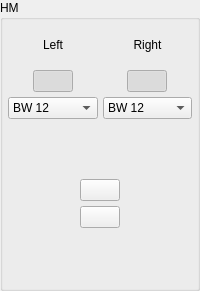
        <widget class="QGroupBox" name="groupBox_HM">
         <property name="title">
          <string>HM</string>
         </property>
         <layout class="QGridLayout" name="gridLayout_9">
          <property name="leftMargin">
           <number>5</number>
          </property>
          <property name="topMargin">
           <number>5</number>
          </property>
          <property name="rightMargin">
           <number>5</number>
          </property>
          <property name="bottomMargin">
           <number>5</number>
          </property>
          <property name="spacing">
           <number>5</number>
          </property>
          <item row="0" column="0">
           <layout class="QGridLayout" name="gridLayout_10">
            <item row="0" column="0">
             <widget class="QLabel" name="label_24">
              <property name="minimumSize">
               <size>
                <width>0</width>
                <height>40</height>
               </size>
              </property>
              <property name="maximumSize">
               <size>
                <width>16777215</width>
                <height>40</height>
               </size>
              </property>
              <property name="text">
               <string>Left</string>
              </property>
              <property name="alignment">
               <set>Qt::AlignCenter</set>
              </property>
             </widget>
            </item>
            <item row="0" column="1">
             <widget class="QLabel" name="label_25">
              <property name="minimumSize">
               <size>
                <width>0</width>
                <height>40</height>
               </size>
              </property>
              <property name="maximumSize">
               <size>
                <width>16777215</width>
                <height>40</height>
               </size>
              </property>
              <property name="text">
               <string>Right</string>
              </property>
              <property name="alignment">
               <set>Qt::AlignCenter</set>
              </property>
             </widget>
            </item>
            <item row="1" column="0" alignment="Qt::AlignHCenter">
             <widget class="QPushButton" name="pb_Filter_LSetSync_HM">
              <property name="minimumSize">
               <size>
                <width>0</width>
                <height>0</height>
               </size>
              </property>
              <property name="focusPolicy">
               <enum>Qt::NoFocus</enum>
              </property>
              <property name="text">
               <string/>
              </property>
              <property name="checkable">
               <bool>true</bool>
              </property>
              <property name="checked">
               <bool>true</bool>
              </property>
             </widget>
            </item>
            <item row="1" column="1" alignment="Qt::AlignHCenter">
             <widget class="QPushButton" name="pb_Filter_RSetSync_HM">
              <property name="minimumSize">
               <size>
                <width>0</width>
                <height>0</height>
               </size>
              </property>
              <property name="focusPolicy">
               <enum>Qt::NoFocus</enum>
              </property>
              <property name="text">
               <string/>
              </property>
              <property name="checkable">
               <bool>true</bool>
              </property>
              <property name="checked">
               <bool>true</bool>
              </property>
             </widget>
            </item>
            <item row="2" column="0">
             <widget class="QComboBox" name="cb_Filter_L_HM">
              <property name="focusPolicy">
               <enum>Qt::NoFocus</enum>
              </property>
              <property name="currentIndex">
               <number>5</number>
              </property>
              <property name="maxVisibleItems">
               <number>30</number>
              </property>
              <item>
               <property name="text">
                <string>L-R 12</string>
               </property>
              </item>
              <item>
               <property name="text">
                <string>L-R 24</string>
               </property>
              </item>
              <item>
               <property name="text">
                <string>L-R 36</string>
               </property>
              </item>
              <item>
               <property name="text">
                <string>L-R 48</string>
               </property>
              </item>
              <item>
               <property name="text">
                <string>BW 6</string>
               </property>
              </item>
              <item>
               <property name="text">
                <string>BW 12</string>
               </property>
              </item>
              <item>
               <property name="text">
                <string>BW 18</string>
               </property>
              </item>
              <item>
               <property name="text">
                <string>BW 24</string>
               </property>
              </item>
              <item>
               <property name="text">
                <string>BW 30</string>
               </property>
              </item>
              <item>
               <property name="text">
                <string>BW 36</string>
               </property>
              </item>
              <item>
               <property name="text">
                <string>BW 42</string>
               </property>
              </item>
              <item>
               <property name="text">
                <string>BW 48</string>
               </property>
              </item>
             </widget>
            </item>
            <item row="2" column="1">
             <widget class="QComboBox" name="cb_Filter_R_HM">
              <property name="focusPolicy">
               <enum>Qt::NoFocus</enum>
              </property>
              <property name="currentIndex">
               <number>5</number>
              </property>
              <property name="maxVisibleItems">
               <number>30</number>
              </property>
              <item>
               <property name="text">
                <string>L-R 12</string>
               </property>
              </item>
              <item>
               <property name="text">
                <string>L-R 24</string>
               </property>
              </item>
              <item>
               <property name="text">
                <string>L-R 36</string>
               </property>
              </item>
              <item>
               <property name="text">
                <string>L-R 48</string>
               </property>
              </item>
              <item>
               <property name="text">
                <string>BW 6</string>
               </property>
              </item>
              <item>
               <property name="text">
                <string>BW 12</string>
               </property>
              </item>
              <item>
               <property name="text">
                <string>BW 18</string>
               </property>
              </item>
              <item>
               <property name="text">
                <string>BW 24</string>
               </property>
              </item>
              <item>
               <property name="text">
                <string>BW 30</string>
               </property>
              </item>
              <item>
               <property name="text">
                <string>BW 36</string>
               </property>
              </item>
              <item>
               <property name="text">
                <string>BW 42</string>
               </property>
              </item>
              <item>
               <property name="text">
                <string>BW 48</string>
               </property>
              </item>
             </widget>
            </item>
            <item row="3" column="0" alignment="Qt::AlignHCenter">
             <widget class="ConfigGainWidget" name="dsb_Filter_L_Freq_HM" native="true">
              <property name="minimumSize">
               <size>
                <width>50</width>
                <height>50</height>
               </size>
              </property>
              <property name="maximumSize">
               <size>
                <width>50</width>
                <height>50</height>
               </size>
              </property>
             </widget>
            </item>
            <item row="3" column="1" alignment="Qt::AlignHCenter">
             <widget class="ConfigGainWidget" name="dsb_Filter_R_Freq_HM" native="true">
              <property name="minimumSize">
               <size>
                <width>50</width>
                <height>50</height>
               </size>
              </property>
              <property name="maximumSize">
               <size>
                <width>50</width>
                <height>50</height>
               </size>
              </property>
             </widget>
            </item>
            <item row="4" column="0" colspan="2">
             <layout class="QHBoxLayout" name="horizontalLayout_5">
              <property name="spacing">
               <number>0</number>
              </property>
              <item alignment="Qt::AlignHCenter">
               <widget class="QPushButton" name="pb_Output_Invert_HM">
                <property name="minimumSize">
                 <size>
                  <width>0</width>
                  <height>0</height>
                 </size>
                </property>
                <property name="maximumSize">
                 <size>
                  <width>16777215</width>
                  <height>16777215</height>
                 </size>
                </property>
                <property name="focusPolicy">
                 <enum>Qt::NoFocus</enum>
                </property>
                <property name="styleSheet">
                 <string notr="true"/>
                </property>
                <property name="text">
                 <string/>
                </property>
                <property name="checkable">
                 <bool>true</bool>
                </property>
                <property name="checked">
                 <bool>false</bool>
                </property>
               </widget>
              </item>
             </layout>
            </item>
            <item row="5" column="0" colspan="2">
             <layout class="QHBoxLayout" name="horizontalLayout_6">
              <property name="spacing">
               <number>0</number>
              </property>
              <item alignment="Qt::AlignHCenter">
               <widget class="QPushButton" name="pb_Output_Mute_HM">
                <property name="minimumSize">
                 <size>
                  <width>0</width>
                  <height>0</height>
                 </size>
                </property>
                <property name="maximumSize">
                 <size>
                  <width>16777215</width>
                  <height>16777215</height>
                 </size>
                </property>
                <property name="focusPolicy">
                 <enum>Qt::NoFocus</enum>
                </property>
                <property name="styleSheet">
                 <string notr="true"/>
                </property>
                <property name="text">
                 <string/>
                </property>
                <property name="checkable">
                 <bool>true</bool>
                </property>
                <property name="checked">
                 <bool>false</bool>
                </property>
               </widget>
              </item>
             </layout>
            </item>
            <item row="6" column="0" colspan="2" alignment="Qt::AlignHCenter">
             <widget class="ConfigGainWidget" name="dsb_Output_Level_HM" native="true">
              <property name="minimumSize">
               <size>
                <width>50</width>
                <height>50</height>
               </size>
              </property>
              <property name="maximumSize">
               <size>
                <width>50</width>
                <height>50</height>
               </size>
              </property>
             </widget>
            </item>
           </layout>
          </item>
         </layout>
        </widget>
